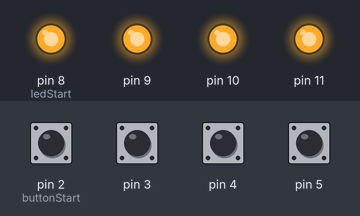
The sketch below on a simulated Arduino Uno, built with avr-gcc and run on an emulated ATmega328P. Parts: output pins drawn as LEDs (lit = HIGH). Inputs (shaded band) come from the test bench; at power-on: pin 2 (buttonStart), pin 3–5 HIGH.

Above: at 1.2 s.
1.3 s: pin 2 (buttonStart) pulled LOW for 0.15 s
At 1.37 s:
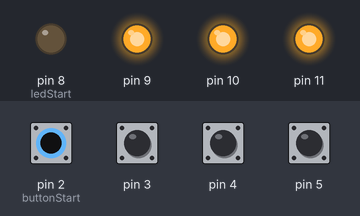
2.9 s: pin 3 pulled LOW for 0.15 s
At 2.97 s:
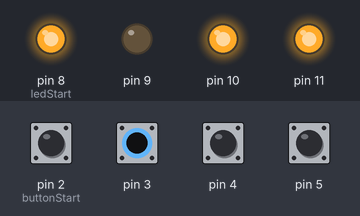
4.5 s: pin 4 pulled LOW for 0.15 s
At 4.57 s:
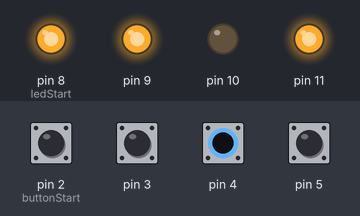
6.1 s: pin 5 pulled LOW for 0.15 s
At 6.17 s:
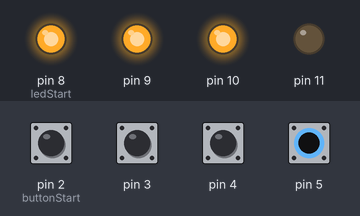
7.7 s: pin 2 (buttonStart) driven LOW and pin 3 driven LOW
At 8.8 s:
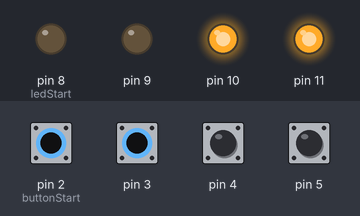
9.2 s: pin 4 pulled LOW for 1 s
At 9.9 s:
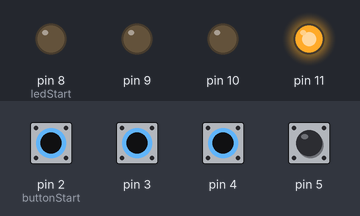
Timing chart, 0 to 12.2 s (numbered marks = the images above; inputs shaded):
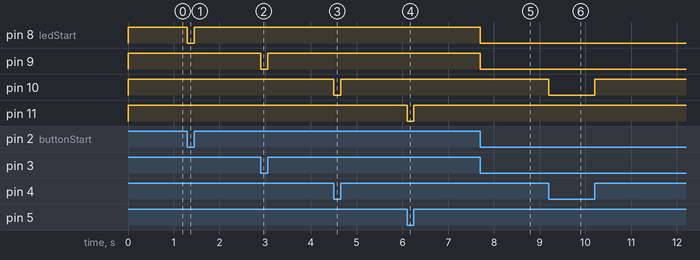

The sketch:

ex1_1_pushbutton_states.ino
```cpp
const int ledStart = 8;
const int buttonStart = 2;
const int numButtons = 4;

void setup() {
  for (int i=0; i< numButtons; i++) {
    pinMode(ledStart + i, OUTPUT);
    pinMode(buttonStart + i, INPUT_PULLUP);
  }
}

void loop() {

  for (int i=0; i < numButtons; i++) {
    int buttonState = digitalRead(buttonStart + i);
    // check if the pushbutton is pressed.
    // if it is, the buttonState is HIGH:
    if (buttonState == HIGH) {
      // turn LED on:
      digitalWrite(ledStart+i, HIGH);
    } else {
      // turn LED off:
      digitalWrite(ledStart+i, LOW);

    }
  }
}
```

Measured:
- after the input at 1.3 s, pin 8 (ledStart): HIGH → LOW at once, → HIGH 0.15 s later
- after the input at 2.9 s, pin 9: HIGH → LOW at once, → HIGH 0.15 s later
- after the input at 4.5 s, pin 10: HIGH → LOW at once, → HIGH 0.15 s later
- after the input at 6.1 s, pin 11: HIGH → LOW at once, → HIGH 0.15 s later
- after the input at 7.7 s, pin 8 (ledStart), pin 9: HIGH → LOW at once
- after the input at 9.2 s, pin 10: HIGH → LOW at once, → HIGH 1.0 s later
